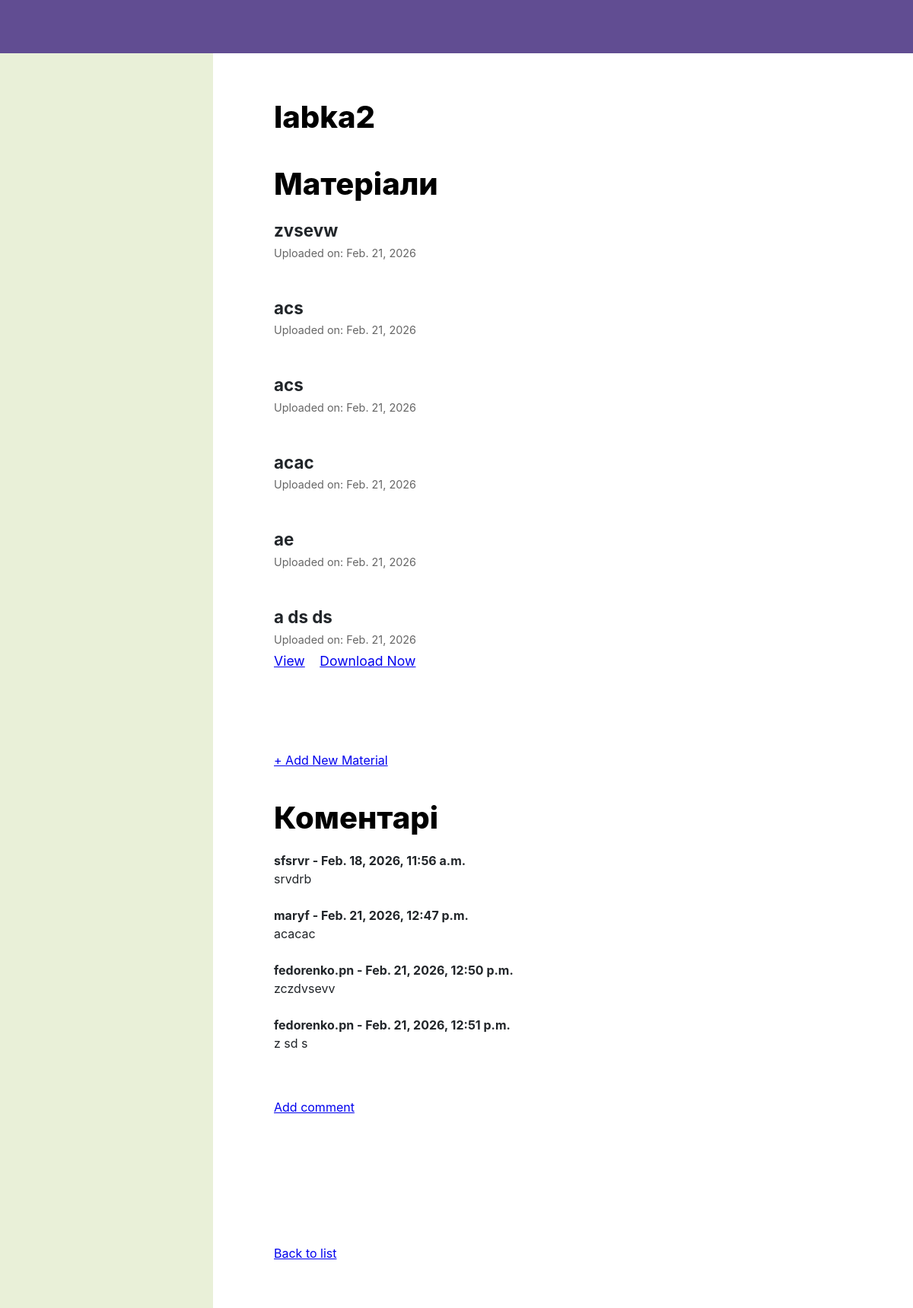
Page /сourses/matan/activities/3 (signed in) on the earlier database version.
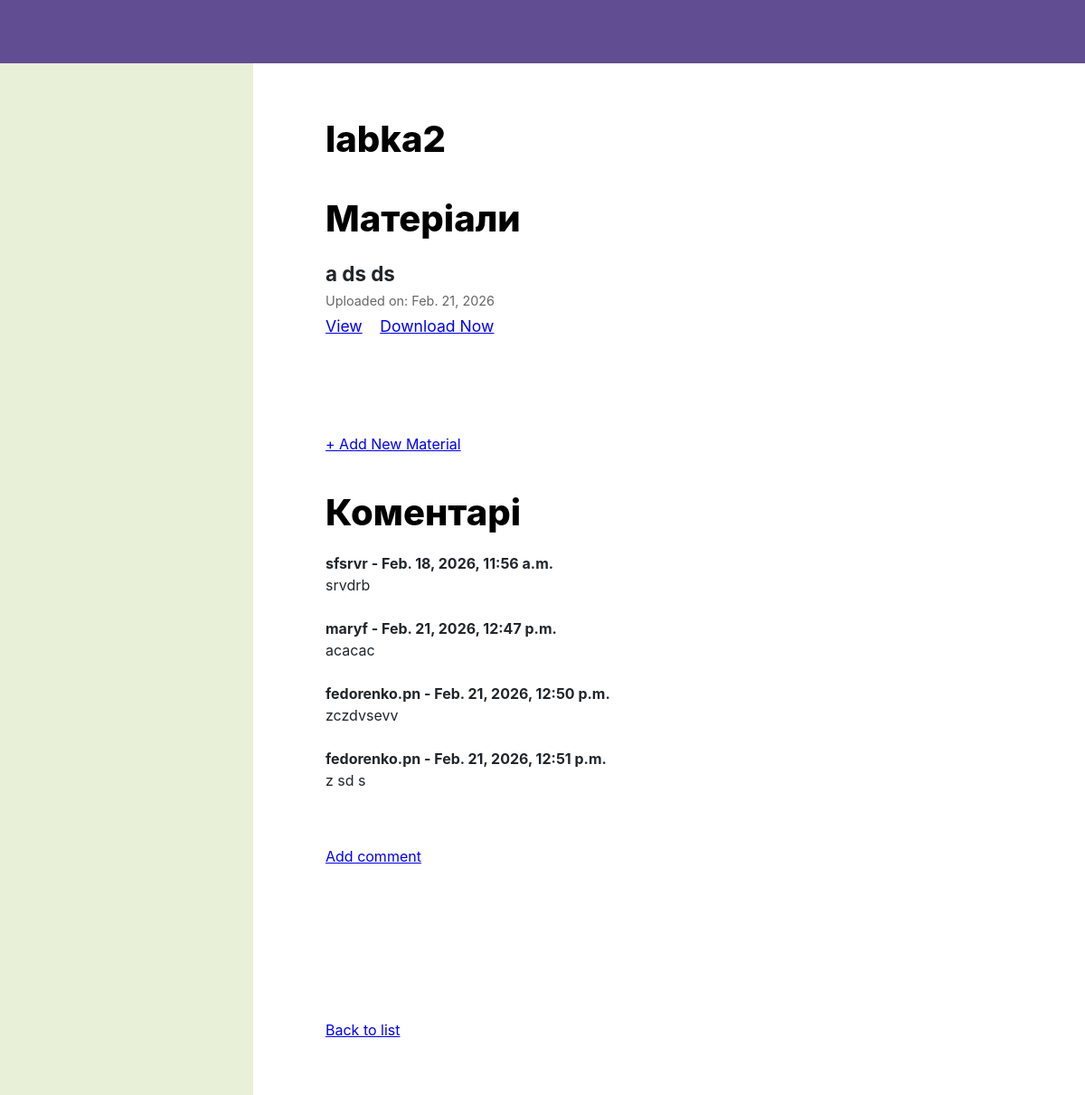
Same page on the later database version.
### courses/models.py (models this page shows, shortened)
class Activity(models.Model):
    course = models.ForeignKey(Course, on_delete=models.CASCADE)
    activity_text = models.CharField(max_length=200)
    pub_date = models.DateTimeField("date published")
    description = models.TextField(blank=True)

class Material(models.Model):
    activity = models.ForeignKey(Activity, related_name='materials', on_delete=models.CASCADE)
    name = models.CharField(max_length=100)
    upload = models.FileField(upload_to='activity_materials/', null=True, blank=True)
    uploaded_at = models.DateTimeField(auto_now_add=True)

class Comment(models.Model):
    post = models.ForeignKey(Activity, on_delete=models.CASCADE, related_name="comments")
    name = models.CharField(max_length=200)
    body = models.TextField()
    date_added = models.DateTimeField(auto_now_add=True)

### courses/views.py (called while the page is built)
@login_required
def activity_detail(request, course_slug, activity_id):
    course = get_object_or_404(Course, slug=course_slug)
    activity = get_object_or_404(Activity, id=activity_id)
    return render(request, 'activities/detail_activity.html', {
        'course': course,
        'activity': activity,
    })

### courses/templates/activities/detail_activity.html (shortened to what this page needs)
<!DOCTYPE html>
<html lang="en">
<head>
    <link href="https://cdn.jsdelivr.net/npm/bootstrap@5.3.0/dist/css/bootstrap.min.css" rel="stylesheet">
</head>
<body>
    <div class="top-banner"></div>
    <div class="main-container">
        <div class="sidebar"></div>
        <div class="content">
            <h1>{{ activity.activity_text }}</h1>
            <h2 class="section-header">Матеріали</h2>
            <div class="materials-list">
                {% for material in activity.materials.all %}
                <div class="material-item">
                    <span class="material-name">{{ material.name }}</span>
                    <span class="upload-date">Uploaded on: {{ material.uploaded_at|date:"M. d, Y" }}</span>
                    <div class="action-links mt-1">
                        {% if material.upload %}
                            <a href="{{ material.upload.url }}" target="_blank">View</a>
                            <a href="{{ material.upload.url }}" download>Download Now</a>
                        {% endif %}
                    </div>
                </div>
                {% empty %}
                <p>No materials available.</p>
                {% endfor %}
            </div>
            <div style="margin-top: 60px;">
                <a href="{% url 'add_material' activity.course.slug activity.id %}" class="add-link">+ Add New Material</a>
            </div>
            <h1 class="section-header">Коментарі</h1>
            <div class="comment-block">
                {% for comment in activity.comments.all %}
                <div class="mb-4">
                    <strong>{{ comment.name }} - {{ comment.date_added }}</strong>
                    <p>{{ comment.body }}</p>
                </div>
                {% empty %}
                <p>No comments yet.</p>
                {% endfor %}
                <div style="margin-top: 60px;">
                <a href="{% url 'add_comment' course_slug=course.slug activity_id=activity.id %}" class="add-link" style="margin-top: 0; margin-bottom: 20px; display: block;">Add comment</a>
                </div>
            </div>
            <br><br>
                <a href="{% url 'course_activities' activity.course.slug %}" class="add-link">Back to list</a>
            </div>
        </div>
</body>
</html>

### courses/templates/activities/detail_activity.html (style rules this page uses)
:root { --brand-purple: #614d92; --sidebar-green: #e9f0d8; --text-black: #000000; }
body { background-color: #ffffff; font-family: -apple-system, BlinkMacSystemFont, "Segoe UI", Roboto, Helvetica, Arial, sans-serif; margin: 0; padding: 0; }
.top-banner { background-color: var(--brand-purple); height: 70px; width: 100%; }
.main-container { display: flex; min-height: calc(100vh - 70px); }
.sidebar { width: 280px; background-color: var(--sidebar-green); flex-shrink: 0; }
.content { flex-grow: 1; padding: 60px 80px; max-width: 900px; }
h1, h2, h3 { font-weight: 800; color: var(--text-black); margin-bottom: 20px; }
.section-header { font-size: 2.5rem; margin-top: 40px; }
.materials-list { list-style: none; padding: 0; }
.material-item { margin-bottom: 25px; padding-bottom: 15px; }
.material-name { font-weight: 700; font-size: 1.4rem; display: block; }
.upload-date { color: #666; font-size: 0.9rem; }
.action-links a { color: #0000EE; text-decoration: underline; margin-right: 15px; font-size: 1.1rem; }
.add-link { display: inline-block; margin-top: 30px; color: #0000EE; text-decoration: underline; }
.comment-block { margin-bottom: 30px; }

Differences in the rows shown:
removed Material: name "zvsevw", uploaded_at "Feb. 21, 2026"
removed Material: name "acs", uploaded_at "Feb. 21, 2026"
removed Material: name "acs", uploaded_at "Feb. 21, 2026"
removed Material: name "acac", uploaded_at "Feb. 21, 2026"
removed Material: name "ae", uploaded_at "Feb. 21, 2026"
